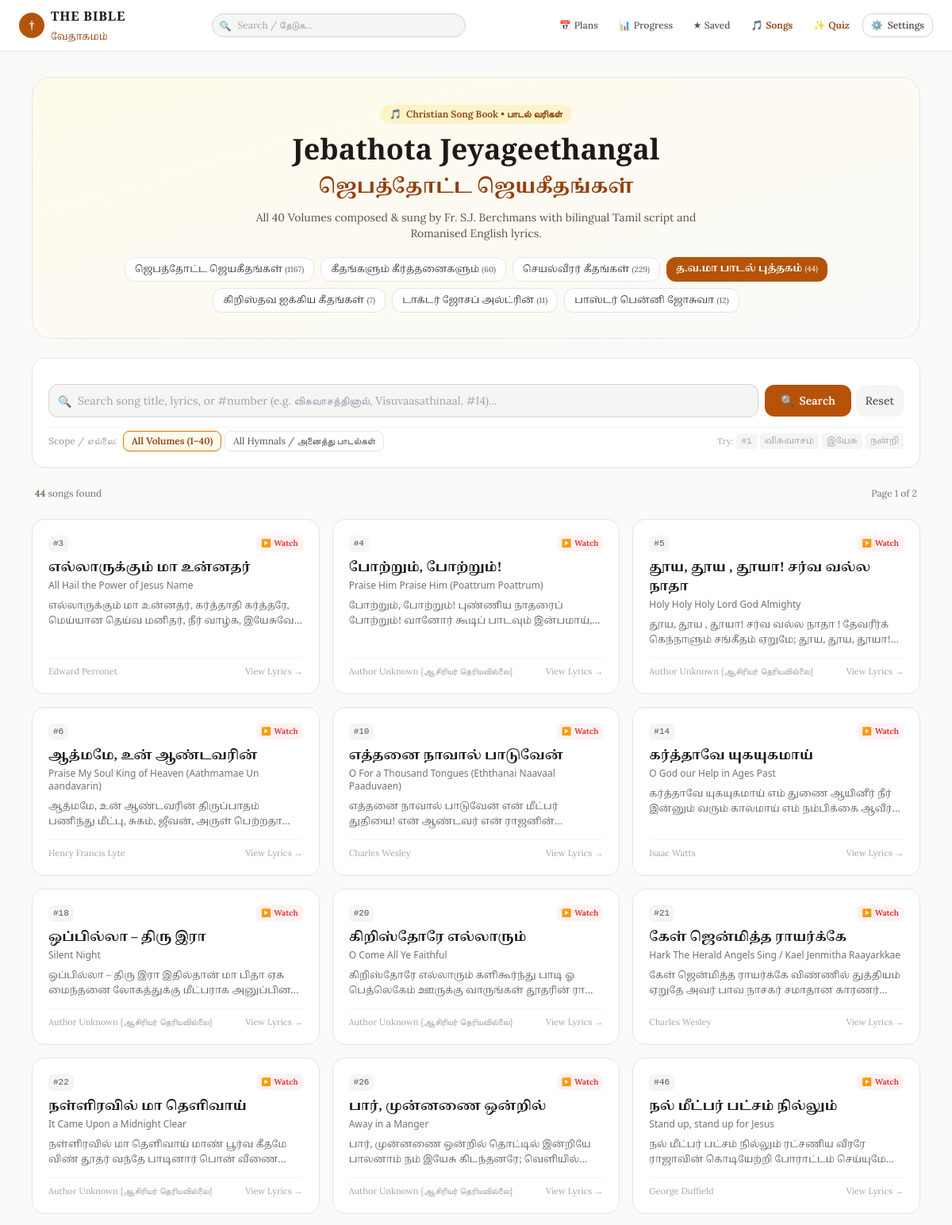
The app's page /songs?book=tac&canon=protestant (upper part) with its own data.
### tables this page shows
CREATE TABLE song_books (
            code TEXT PRIMARY KEY,
            name_ta TEXT NOT NULL,
            name_en TEXT NOT NULL,
            display_order INTEGER DEFAULT 0
        );

CREATE TABLE songs (
            id INTEGER PRIMARY KEY,
            songbook_code TEXT NOT NULL,
            songbook_name_ta TEXT,
            songbook_name_en TEXT,
            volume INTEGER DEFAULT 0,
            volume_name TEXT,
            song_number INTEGER DEFAULT 0,
            title_ta TEXT NOT NULL,
            title_en TEXT NOT NULL,
            alternate_title TEXT,
            lyrics_ta TEXT,
            lyrics_en TEXT,
            lyrics_bilingual TEXT,
            author TEXT,
            youtube_url TEXT
        );

### app/main.py (the view)
@app.get("/songs", response_class=HTMLResponse)
async def songs_directory_page(
    request: Request,
    book: str = Query("jebathota"),
    vol: int = Query(None),
    q: str = Query(""),
    page: int = Query(1, ge=1),
    canon: str = Query(None)
):
    active_canon = resolve_canon(request, canon)
    canon_ctx = get_canon_context(active_canon)
    songbooks = get_song_books()
    volumes = get_song_volumes(book)
    clean_q = q.strip() if q else ""
    page_size = 40
    offset = (page - 1) * page_size
    songs_data = get_songs_list(
        songbook_code=book,
        volume=vol,
        query=clean_q,
        limit=page_size,
        offset=offset
    )
    total_count = songs_data["total_count"]
    total_pages = max(1, (total_count + page_size - 1) // page_size)
    return templates.TemplateResponse(
        request=request,
        name="songs.html",
        context={
            **canon_ctx,
            "songbooks": songbooks,
            "volumes": volumes,
            "active_book": book,
            "active_vol": vol,
            "query": clean_q,
            "songs": songs_data["songs"],
            "total_count": total_count,
            "page": page,
            "total_pages": total_pages,
        },
    )

### templates/songs.html (shortened to what this page needs)
{% extends "base.html" %}
{% block content %}
<div class="max-w-6xl mx-auto px-3 sm:px-4 py-4 sm:py-8 space-y-6">
    <div class="bg-gradient-to-br from-amber-50 to-stone-50 dark:from-stone-900 dark:to-stone-950 border border-stone-200 dark:border-stone-800 rounded-3xl p-5 sm:p-8 text-center space-y-3 relative overflow-hidden shadow-xs">
        <div class="inline-flex items-center gap-1.5 px-3 py-1 rounded-full bg-amber-100 dark:bg-amber-900/40 text-amber-800 dark:text-amber-300 text-xs font-semibold">
            <span>🎵</span> <span>Christian Song Book • பாடல் வரிகள்</span>
        </div>
        <h1 class="font-cinzel text-2xl sm:text-4xl font-bold text-stone-900 dark:text-stone-100">
            Jebathota Jeyageethangal
        </h1>
        <h2 class="font-tamil text-lg sm:text-2xl text-amber-800 dark:text-amber-400 font-semibold" translate="no">
            ஜெபத்தோட்ட ஜெயகீதங்கள்
        </h2>
        <p class="text-xs sm:text-sm text-stone-600 dark:text-stone-400 max-w-xl mx-auto">
            All 40 Volumes composed & sung by Fr. S.J. Berchmans with bilingual Tamil script and Romanised English lyrics.
        </p>
        <div class="pt-2 flex flex-wrap justify-center gap-1.5 sm:gap-2">
            {% for sb in songbooks %}
            <a href="/songs?book={{ sb.code }}{% if canon %}&canon={{ canon }}{% endif %}"
               class="px-3 py-1.5 rounded-xl text-xs font-medium transition cursor-pointer {% if active_book == sb.code %}bg-amber-700 text-white font-semibold shadow-xs{% else %}bg-white dark:bg-stone-800 text-stone-700 dark:text-stone-300 border border-stone-200 dark:border-stone-700 hover:border-amber-600{% endif %}">
                <span class="font-tamil" translate="no">{{ sb.name_ta }}</span>
                <span class="text-[10px] opacity-75">({{ sb.song_count }})</span>
            </a>
            {% endfor %}
        </div>
    </div>
    <div class="bg-white dark:bg-stone-900 border border-stone-200 dark:border-stone-800 rounded-2xl p-4 sm:p-5 shadow-xs space-y-3">
        <form id="song-search-form" action="/songs" method="get" class="space-y-3">
            <div class="flex flex-col sm:flex-row gap-2 relative">
                <div class="relative flex-1">
                    <input type="text" id="song-search-input" name="q" value="{{ query }}"
                           placeholder="Search song title, lyrics, or #number (e.g. விசுவாசத்தினால், Visuvaasathinaal, #14)..."
                           autocomplete="off"
                           class="w-full text-xs sm:text-sm bg-stone-100 dark:bg-stone-800 border border-stone-300 dark:border-stone-700 rounded-xl pl-9 pr-8 py-2.5 focus:outline-none focus:ring-2 focus:ring-amber-700 text-stone-900 dark:text-stone-100">
                    <span class="absolute left-3 top-3 text-stone-400 text-xs sm:text-sm">🔍</span>
                </div>
                <div class="flex items-center gap-1.5 shrink-0">
                    <button type="submit" class="w-full sm:w-auto px-5 py-2.5 bg-amber-700 hover:bg-amber-800 text-white rounded-xl text-xs sm:text-sm font-semibold transition cursor-pointer flex items-center justify-center gap-1.5 shadow-xs">
                        <span>🔍</span> <span>Search</span>
                    </button>
                    {% if query or active_vol or (active_book and active_book != 'jebathota') %}
                    <a href="/songs?book=jebathota{% if canon %}&canon={{ canon }}{% endif %}"
                       class="px-3 py-2.5 bg-stone-100 dark:bg-stone-800 hover:bg-stone-200 dark:hover:bg-stone-700 text-stone-600 dark:text-stone-300 rounded-xl text-xs sm:text-sm font-medium transition shrink-0"
                       title="Reset search and filters">
                        Reset
                    </a>
                    {% endif %}
                </div>
            </div>
            <div class="flex flex-wrap items-center justify-between gap-2 pt-1 border-t border-stone-100 dark:border-stone-800 text-xs">
                <div class="flex flex-wrap items-center gap-1 text-[11px] sm:text-xs">
                    <span class="text-stone-400 font-medium mr-1">Scope / எல்லை:</span>
                    <label class="inline-flex items-center gap-1 px-2.5 py-1 rounded-lg border cursor-pointer transition {% if not active_vol and active_book != 'all' %}bg-amber-50 dark:bg-amber-950/40 border-amber-600 text-amber-800 dark:text-amber-300 font-semibold{% else %}border-stone-200 dark:border-stone-700 text-stone-600 dark:text-stone-400 hover:bg-stone-50 dark:hover:bg-stone-800{% endif %}">
                        <span>All Volumes (1–40)</span>
                    </label>
                    <label class="inline-flex items-center gap-1 px-2.5 py-1 rounded-lg border cursor-pointer transition {% if active_book == 'all' %}bg-amber-50 dark:bg-amber-950/40 border-amber-600 text-amber-800 dark:text-amber-300 font-semibold{% else %}border-stone-200 dark:border-stone-700 text-stone-600 dark:text-stone-400 hover:bg-stone-50 dark:hover:bg-stone-800{% endif %}">
                        <span>All Hymnals / அனைத்து பாடல்கள்</span>
                    </label>
                </div>
                <div class="hidden md:flex items-center gap-1 text-[11px] text-stone-400">
                    <span>Try:</span>
                    <button type="button" onclick="quickFillSearch('#1')" class="px-1.5 py-0.5 rounded bg-stone-100 dark:bg-stone-800 hover:text-amber-700 font-mono">#1</button>
                    <button type="button" onclick="quickFillSearch('விசுவாசம்')" class="px-1.5 py-0.5 rounded bg-stone-100 dark:bg-stone-800 hover:text-amber-700 font-tamil" translate="no">விசுவாசம்</button>
                    <button type="button" onclick="quickFillSearch('இயேசு')" class="px-1.5 py-0.5 rounded bg-stone-100 dark:bg-stone-800 hover:text-amber-700 font-tamil" translate="no">இயேசு</button>
                    <button type="button" onclick="quickFillSearch('நன்றி')" class="px-1.5 py-0.5 rounded bg-stone-100 dark:bg-stone-800 hover:text-amber-700 font-tamil" translate="no">நன்றி</button>
                </div>
            </div>
        </form>
    </div>
    <div class="flex items-center justify-between text-xs text-stone-500 px-1">
        <div>
            <span><strong>{{ total_count }}</strong> songs found</span>
        </div>
        {% if total_pages > 1 %}
        <span>Page {{ page }} of {{ total_pages }}</span>
        {% endif %}
    </div>
    {% if songs %}
    <div class="grid grid-cols-1 md:grid-cols-2 lg:grid-cols-3 gap-3 sm:gap-4">
        {% for s in songs %}
        <a href="/songs/{{ s.id }}{% if canon %}?canon={{ canon }}{% endif %}"
           class="group bg-white dark:bg-stone-900 border border-stone-200 dark:border-stone-800 hover:border-amber-600/70 rounded-2xl p-4 sm:p-5 shadow-xs hover:shadow-md transition flex flex-col justify-between space-y-3">
            <div class="space-y-2">
                <div class="flex items-center justify-between text-[11px]">
                    <div class="flex items-center gap-1.5">
                        {% if s.song_number and s.song_number > 0 %}
                        <span class="px-1.5 py-0.5 rounded-md bg-stone-100 dark:bg-stone-800 text-stone-600 dark:text-stone-400 font-mono">
                            #{{ s.song_number }}
                        </span>
                        {% endif %}
                    </div>
                    {% if s.youtube_url %}
                    <span class="inline-flex items-center gap-1 text-red-600 text-xs font-semibold px-1.5 py-0.5 rounded-md bg-red-50 dark:bg-red-950/40" title="Watch on YouTube">
                        <span class="text-[10px]">▶️</span> <span class="text-[10px] hidden sm:inline">Watch</span>
                    </span>
                    {% endif %}
                </div>
                <div>
                    <h3 class="font-tamil font-bold text-sm sm:text-base text-stone-900 dark:text-stone-100 group-hover:text-amber-700 dark:group-hover:text-amber-400 transition leading-snug" translate="no">
                        {{ s.title_ta }}
                    </h3>
                    <p class="font-sans text-xs text-stone-500 font-medium mt-0.5">
                        {{ s.title_en }}
                    </p>
                </div>
                {% if s.snippet_ta %}
                <p class="font-tamil text-xs text-stone-600 dark:text-stone-400 line-clamp-2 leading-relaxed opacity-90" translate="no">
                    {{ s.snippet_ta }}...
                </p>
                {% endif %}
            </div>
            <div class="pt-2 border-t border-stone-100 dark:border-stone-800 flex items-center justify-between text-[11px] text-stone-400 group-hover:text-amber-700 transition">
                <span>{{ s.author or "Fr. S.J. Berchmans" }}</span>
                <span>View Lyrics →</span>
            </div>
        </a>
        {% endfor %}
    </div>
    {% endif %}
</div>
{% endblock %}

### templates/base.html (style rules this page uses)
:root { --reader-font-size: 18px; }
.font-tamil { font-family: 'Noto Serif Tamil', serif; line-height: 2.1; }
.verse-text-ta, .verse-ta, .font-tamil { line-height: 1.95 !important; }

### records on screen
song_books: name_ta "ஜெபத்தோட்ட ஜெயகீதங்கள்", song_count "1167"
song_books: name_ta "கீதங்களும் கீர்த்தனைகளும்", song_count "60"
song_books: name_ta "செயல்வீரர் கீதங்கள்", song_count "229"
song_books: name_ta "த.வ.மா பாடல் புத்தகம்", song_count "44"
song_books: name_ta "கிறிஸ்தவ ஐக்கிய கீதங்கள்", song_count "7"
song_books: name_ta "டாக்டர் ஜோசப் அல்ட்ரின்", song_count "11"
song_books: name_ta "பாஸ்டர் பென்னி ஜோசுவா", song_count "12"
songs: song_number "3", shows "Watch", title_ta "எல்லாருக்கும் மா உன்னதர்", title_en "All Hail the Power of Jesus Name", snippet_ta "எல்லாருக்கும் மா உன்னதர், கர்த்தாதி கர்த்தரே, மெய்யான தெய்வ மனிதர், நீர் வாழ்க,…", author "Edward Perronet"
songs: song_number "4", shows "Watch", title_ta "போற்றும், போற்றும்!", title_en "Praise Him Praise Him (Poattrum Poattrum)", snippet_ta "போற்றும், போற்றும்! புண்ணிய நாதரைப் போற்றும்! வானோர் கூடிப் பாடவும்…", author "Author Unknown {ஆசிரியர் தெரியவில்லை}"
songs: song_number "5", shows "Watch", title_ta "தூய, தூய , தூயா! சர்வ வல்ல நாதா", title_en "Holy Holy Holy Lord God Almighty", snippet_ta "தூய, தூய , தூயா! சர்வ வல்ல நாதா ! தேவரீர்க் கெந்நாளும் சங்கீதம் ஏறுமே; தூய, தூய,…", author "Author Unknown {ஆசிரியர் தெரியவில்லை}"
songs: song_number "6", shows "Watch", title_ta "ஆத்மமே, உன் ஆண்டவரின்", title_en "Praise My Soul King of Heaven (Aathmamae Un aandavarin)", snippet_ta "ஆத்மமே, உன் ஆண்டவரின் திருப்பாதம் பணிந்து மீட்பு, சுகம், ஜீவன், அருள்…", author "Henry Francis Lyte"
songs: song_number "10", shows "Watch", title_ta "எத்தனை நாவால் பாடுவேன்", title_en "O For a Thousand Tongues (Eththanai Naavaal Paaduvaen)", snippet_ta "எத்தனை நாவால் பாடுவேன் என் மீட்பர் துதியை! என் ஆண்டவர் என்…", author "Charles Wesley"
songs: song_number "14", shows "Watch", title_ta "கர்த்தாவே யுகயுகமாய்", title_en "O God our Help in Ages Past", snippet_ta "கர்த்தாவே யுகயுகமாய் எம் துணை ஆயினீர் நீர் இன்னும் வரும் காலமாய் எம் நம்பிக்கை…", author "Isaac Watts"
songs: song_number "18", shows "Watch", title_ta "ஒப்பில்லா – திரு இரா", title_en "Silent Night", snippet_ta "ஒப்பில்லா – திரு இரா இதில்தான் மா பிதா ஏக மைந்தனை லோகத்துக்கு மீட்பராக…", author "Author Unknown {ஆசிரியர் தெரியவில்லை}"
songs: song_number "20", shows "Watch", title_ta "கிறிஸ்தோரே எல்லாரும்", title_en "O Come All Ye Faithful", snippet_ta "கிறிஸ்தோரே எல்லாரும் களிகூர்ந்து பாடி ஓ பெத்லெகேம் ஊருக்கு வாருங்கள் தூதரின்…", author "Author Unknown {ஆசிரியர் தெரியவில்லை}"
songs: song_number "21", shows "Watch", title_ta "கேள் ஜென்மித்த ராயர்க்கே", title_en "Hark The Herald Angels Sing / Kael Jenmitha Raayarkkae", snippet_ta "கேள் ஜென்மித்த ராயர்க்கே விண்ணில் துத்தியம் ஏறுதே அவர் பாவ நாசகர் சமாதான…", author "Charles Wesley"
songs: song_number "22", shows "Watch", title_ta "நள்ளிரவில் மா தெளிவாய்", title_en "It Came Upon a Midnight Clear", snippet_ta "நள்ளிரவில் மா தெளிவாய் மாண் பூர்வ கீதமே விண் தூதர் வந்தே பாடினார் பொன்…", author "Author Unknown {ஆசிரியர் தெரியவில்லை}"
songs: song_number "26", shows "Watch", title_ta "பார், முன்னணை ஒன்றில்", title_en "Away in a Manger", snippet_ta "பார், முன்னணை ஒன்றில் தொட்டில் இன்றியே பாலனாம் நம் இயேசு கிடந்தனரே;…", author "Author Unknown {ஆசிரியர் தெரியவில்லை}"
songs: song_number "46", shows "Watch", title_ta "நல் மீட்பர் பட்சம் நில்லும்", title_en "Stand up, stand up for Jesus", snippet_ta "நல் மீட்பர் பட்சம் நில்லும் ரட்சணிய வீரரே ராஜாவின் கொடியேற்றி போராட்டம்…", author "George Duffield"

### other values on screen
{{ total_count }} "44"
{{ page }} "1"
{{ total_pages }} "2"
